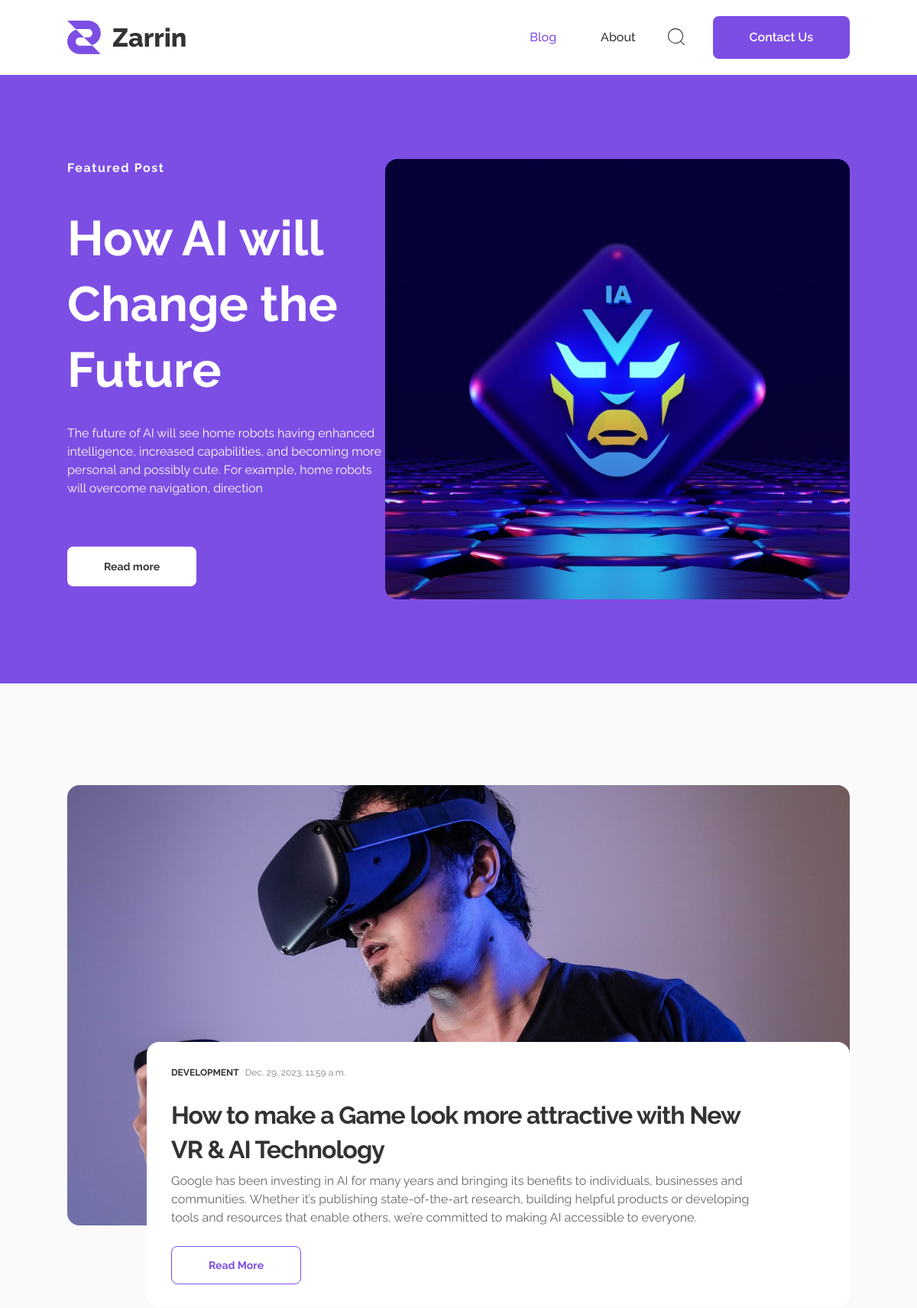
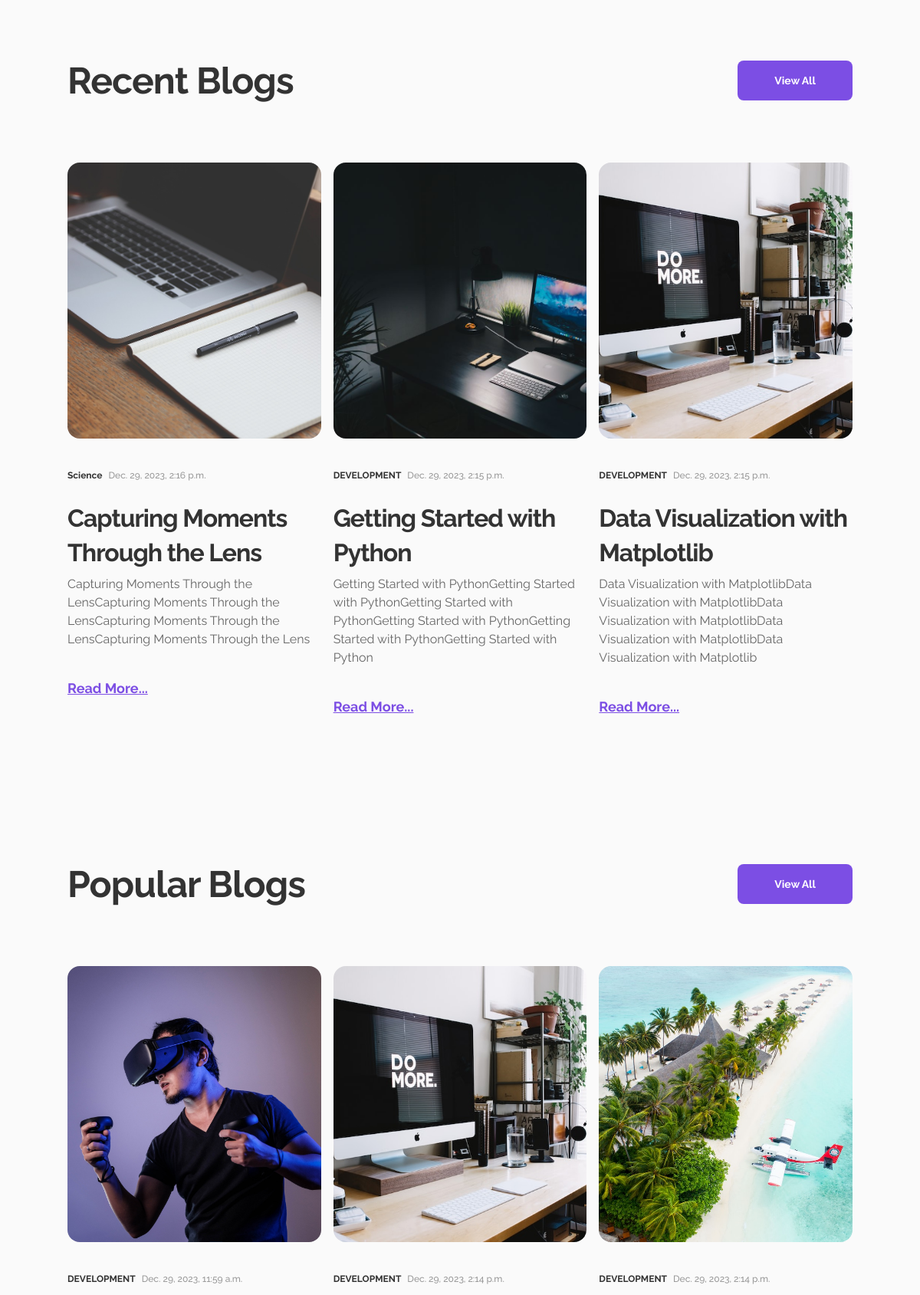
The page / (upper part) on the database its author committed (2 pictures, top to bottom).
### main/models.py (models this page shows, shortened)
class Blog(models.Model):
    category = models.CharField(max_length=255)
    image = models.ImageField(upload_to='blog_images/', default='images/best2.jpg')
    time_published = models.DateTimeField(auto_now_add=True)
    title = models.CharField(max_length=255)
    brief = models.TextField()
    body = models.TextField()

### main/views.py (the view)
# urls.py: path('', views.index, name='index'),
def index(request):
    recent_blogs = Blog.objects.order_by('-time_published')[:3]
    popular_blogs = Blog.objects.all()[:6]
    blog = get_object_or_404(Blog, id=1)
    return render(request, 'main/index.html', {'recent_blogs': recent_blogs, 'popular_blogs': popular_blogs, 'blog': blog})

### main/templates/main/index.html (shortened to what this page needs)
{% extends 'main/base.html' %}
{% load static %}
{% block content %}
    {% include 'main/sections/hero.html' %}
    {% include 'main/sections/single_blog.html' %}
    {% include 'main/sections/recent_blogs.html' %}
    {% include 'main/sections/popular_blogs.html' %}
{% endblock %}

### main/templates/main/sections/single_blog.html
<section id="main-blog" class="container mx-auto lg:px-0 px-6 flex flex-col lg:items-end items-start lg:-space-y-60 lg:mb-[5.06rem] md:mb-[3.64rem]">
    <img src="{{ blog.image.url }}" class="lg:h-[36rem] md:h-[18.849rem] h-[12.51rem] w-full object-cover rounded-2xl" alt="">
    <div class="bg-white rounded-2xl max-w-[57.5rem] lg:p-8 lg:pt-8 pt-[1.67rem] lg:pb-[2.63rem] pb-[1.77rem] lg:pr-[6.5rem]">
        <div class="flex gap-2 items-center lg:mb-[1.56rem] mb-[1.13rem]">
            <span class="text-[#333] lg:text-xs text-[0.5385rem] font-bold leading-[150%]">{{ blog.category }}</span>
            <span class="text-[#999] lg:text-xs text-[0.5385rem] font-medium leading-[150%]">{{ blog.time_published }}</span>
        </div>
        <h4 class="text-[#333] lg:text-[2rem] text-[1.43606rem] lg:mb-[0.44rem] mb-[1.69rem] font-bold lg:leading-[2.8125rem] leading-[1.51944rem] tracking-[-0.0625rem]">{{ blog.title }}</h4>
        <h5 class="text-[#666] lg:text-base text-[0.718rem] lg:mb-[2.38rem] mb-[1.31rem] leading-[150%]">{{ blog.brief }}</h5>
        <a href="{% url 'single_blog' %}" class="lg:py-4 py-[0.72rem] lg:px-12 px-[2.15rem] border rounded-lg border-solid border-[#7C4EE4] text-[#7C4EE4] lg:text-sm text-[0.62825rem] font-bold leading-[150%]">Read More</a>
    </div>
</section>

### main/templates/main/sections/recent_blogs.html
<section id="popular-posts" class="container mx-auto flex flex-col items-start lg:mb-[11.94rem] mb-[6rem] lg:px-0 px-6">
    <div class="flex justify-between items-center w-full lg:mb-[5.06rem] mb-[2.81rem]">
        <h2 class="text-[#333] lg:text-5xl md:text-[2.15406rem] text-xl font-bold lg:leading-[3.125rem] leading-[2.24381rem] tracking-[-0.055rem]">Recent Blogs</h2>
        <a href="{% url 'all_blogs' %}" class="bg-[#7C4EE4] rounded-lg lg:px-12 px-[2.15rem] lg:py-4 py-[0.72rem] text-white lg:text-sm text-[0.62825rem] font-bold leading-[150%]">View All</a>
    </div>
    <div class="grid lg:grid-cols-3 md:grid-cols-2 gap-y-[3.94rem] gap-x-4">
        {% for blog in recent_blogs %}
            <div class="flex flex-col">
                <img src="{{ blog.image.url }}" class="max-w-[25rem] w-full md:h-[22.5rem] h-[16.15563rem]  object-cover rounded-2xl" alt="{{ blog.title }}">
                <div class="mt-10">
                    <div class="flex gap-2 items-center lg:mb-[1.56rem] mb-[1.13rem]">
                        <span class="text-[#333] lg:text-xs text-[0.5385rem] font-bold leading-[150%]">{{ blog.category }}</span>
                        <span class="text-[#999] lg:text-xs text-[0.5385rem] font-medium leading-[150%]">{{ blog.time_published }}</span>
                    </div>
                    <h4 class="text-[#333] lg:text-[2rem] md:text-[1.43606rem] text-[1.07rem] lg:mb-[0.44rem] mb-[1.69rem] font-bold lg:leading-[2.8125rem] leading-[1.51944rem] md:tracking-[-0.0625rem]">{{ blog.title }}</h4>
                    <h5 class="text-[#666] lg:text-base text-[0.718rem] lg:mb-[2.38rem] mb-[1.31rem] leading-[150%]">{{ blog.brief }}</h5>
                    <a href="{% url 'blog_detail' blog_id=blog.id %}" class="text-[#7C4EE4] lg:text-lg text-[0.80775rem] font-bold leading-[150%] underline">Read More...</a>
                </div>
            </div>
        {% endfor %}
    </div>
</section>

### main/templates/main/sections/popular_blogs.html (shortened to what this page needs)
<section id="popular-posts" class="container mx-auto flex flex-col items-start lg:mb-[11.94rem] mb-[6rem] lg:px-0 px-6">
    <div class="flex justify-between items-center w-full lg:mb-[5.06rem] mb-[2.81rem]">
        <h2 class="text-[#333] lg:text-5xl md:text-[2.15406rem] text-xl font-bold lg:leading-[3.125rem] leading-[2.24381rem] tracking-[-0.055rem]">Popular Blogs</h2>
        <a href="{% url 'all_blogs' %}" class="bg-[#7C4EE4] rounded-lg lg:px-12 px-[2.15rem] lg:py-4 py-[0.72rem] text-white lg:text-sm text-[0.62825rem] font-bold leading-[150%]">View All</a>
    </div>
    <div class="grid lg:grid-cols-3 md:grid-cols-2 gap-y-[3.94rem] gap-x-4">
        {% for blog in popular_blogs %}
            <div class="flex flex-col">
                <img src="{{ blog.image.url }}" class="max-w-[25rem] w-full md:h-[22.5rem] h-[16.15563rem]  object-cover rounded-2xl" alt="{{ blog.title }}">
                <div class="mt-10">
                    <div class="flex gap-2 items-center lg:mb-[1.56rem] mb-[1.13rem]">
                        <span class="text-[#333] lg:text-xs text-[0.5385rem] font-bold leading-[150%]">{{ blog.category }}</span>
                        <span class="text-[#999] lg:text-xs text-[0.5385rem] font-medium leading-[150%]">{{ blog.time_published }}</span>
                    </div>
                </div>
            </div>
        {% endfor %}
    </div>
</section>

### main/static/main/css/styles.css (style rules this page uses)
* { font-family: 'Raleway', sans-serif; }

### rows shown on the page
Blog: image (picture), category "DEVELOPMENT", time_published "Dec. 29, 2023, 11:59 a.m.", title "How to make a Game look more attractive with New VR & AI Technology", brief "Google has been investing in AI for many years and bringing its benefits to individuals, businesses and communities. Whether it’s publishing state-of-the-art research, building helpful products or developing tools and resources that enable others, we’re committed to making AI accessible to everyone."
Blog: image (picture), category "Science", time_published "Dec. 29, 2023, 2:16 p.m.", title "Capturing Moments Through the Lens", brief "Capturing Moments Through the LensCapturing Moments Through the LensCapturing Moments Through the LensCapturing Moments Through the Lens"
Blog: image (picture), category "DEVELOPMENT", time_published "Dec. 29, 2023, 2:15 p.m.", title "Getting Started with Python", brief "Getting Started with PythonGetting Started with PythonGetting Started with PythonGetting Started with PythonGetting Started with PythonGetting Started with Python"
Blog: image (picture), category "DEVELOPMENT", time_published "Dec. 29, 2023, 2:15 p.m.", title "Data Visualization with Matplotlib", brief "Data Visualization with MatplotlibData Visualization with MatplotlibData Visualization with MatplotlibData Visualization with MatplotlibData Visualization with Matplotlib"
Blog: image (picture), category "DEVELOPMENT", time_published "Dec. 29, 2023, 2:14 p.m."
Blog: image (picture), category "DEVELOPMENT", time_published "Dec. 29, 2023, 2:14 p.m."
